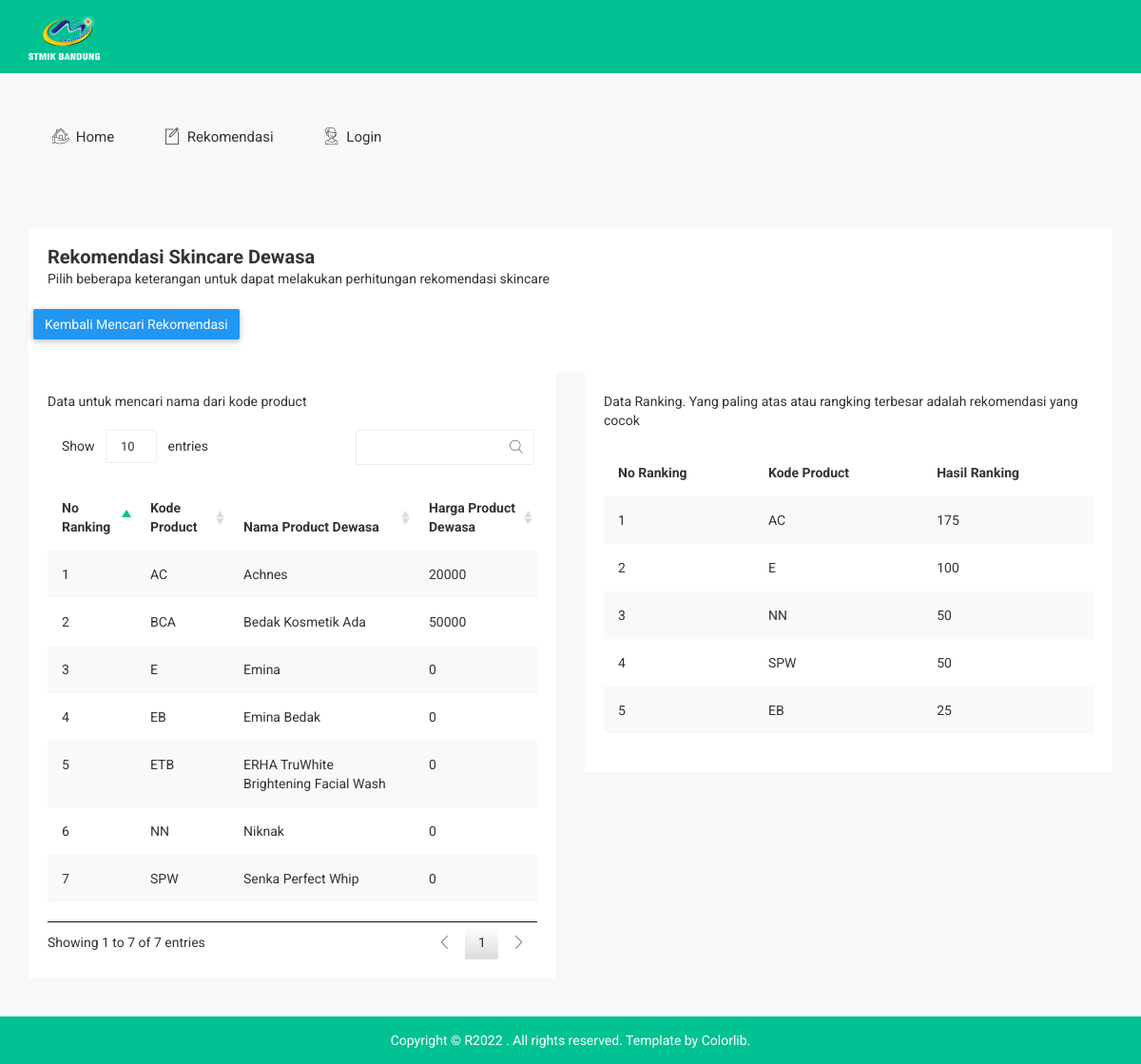
/index.php/page/hasil, run on the app's committed database.
### tables this page shows
CREATE TABLE `product` (
  `kode_product` varchar(255) NOT NULL,
  `nama_product` varchar(255) NOT NULL,
  `harga` float NOT NULL,
  `kode_jenis` varchar(255) NOT NULL
);

### application/controllers/Page.php (called while the page is built, shortened)
<?php
class Page extends CI_Controller
{
	public function __construct()
	{
		$this->load->helper('form');
		$this->load->library('form_validation');
		$this->load->library('upload');
		$this->load->helper('url_helper');
		$this->load->helper('text');
		$this->load->helper('date');
		$this->load->library('pagination');
		$this->load->model('M_login');
		$this->load->model('M_admin');
		$this->load->model('M_page');
	}
	public function hasil()
	{
		$this->load->view('page/header');
		$this->load->view('page/hasil');
		$this->load->view('page/footer');
	}
}

### index.php (called while the page is built, shortened)
<?php
require_once BASEPATH.'core/CodeIgniter.php';

### application/models/M_page.php (called while the page is built, shortened)
<?php
class M_page extends CI_Model
{
    function kd_product()
    {
        $this->db->distinct();
        $this->db->select('kode_product, tampung_ranking');
        $this->db->from('bobot');
        $this->db->order_by('tampung_ranking', 'desc');
        $this->db->limit(5);
        $query = $this->db->get();
        return $query;
    }
    function get_all_product()
    {
        $this->db->select('*');
        $this->db->from('product');
        $query = $this->db->get();
        return $query;
    }
}

### application/views/page/hasil.php (the view, shortened to what this page needs)
<div class="breadcomb-area">
	<div class="container">
		<div class="row">
			<div class="col-lg-12 col-md-12 col-sm-12 col-xs-12">
				<div class="form-example-wrap mg-t-30">
					<div class="cmp-tb-hd cmp-int-hd">
						<h2>Rekomendasi Skincare Dewasa</h2>
						<p>Pilih beberapa keterangan untuk dapat melakukan perhitungan rekomendasi skincare</p>
					</div>
					<div class="form-example-int form-horizental mg-t-2">
						<div class="form-group">
							<div class="row">
								<a href="<?php echo base_url('rekomendasi') ?>" class="btn btn-primary notika-btn-primary">Kembali Mencari Rekomendasi </a>
							</div>
						</div>
					</div>
				</div>
			</div>
		</div>
		<div class="row">
			<div class="col-lg-6 col-md-6 col-sm-6 col-xs-6">
				<div class="data-table-list">
					<div class="basic-tb-hd">
						Data untuk mencari nama dari kode product
					</div>
					<div class="table-responsive">
						<table id="data-table-basic" class="table table-striped">
							<thead>
								<tr>
									<th>No Ranking</th>
									<th>Kode Product</th>
									<th>Nama Product Dewasa</th>
									<th>Harga Product Dewasa</th>
								</tr>
							</thead>
							<tbody>
								<?php
								$data_pro = $this->M_page->get_all_product()->result();
								$no = 1;
								foreach ($data_pro as $data) {
								?>
									<tr>
										<td><?= $no++ ?></td>
										<td><?= $data->kode_product ?></td>
										<td><?= $data->nama_product ?></td>
										<td><?= $data->harga ?></td>
									</tr>
								<?php
								} ?>
							</tbody>
						</table>
					</div>
				</div>
			</div>
			<div class="col-lg-6 col-md-6 col-sm-6 col-xs-6">
				<div class="data-table-list">
					<div class="basic-tb-hd">
						Data Ranking. Yang paling atas atau rangking terbesar adalah rekomendasi yang cocok
					</div>
					<div class="table-responsive">
						<table id="data-table-basic" class="table table-striped">
							<thead>
								<tr>
									<th>No Ranking</th>
									<th>Kode Product</th>
									<th>Hasil Ranking</th>
								</tr>
							</thead>
							<tbody>
								<?php
								$ranking = $this->M_page->kd_product()->result();
								$no = 1;
								foreach ($ranking as $data) {
								?>
									<tr>
										<td><?= $no++ ?></td>
										<td><?= $data->kode_product ?></td>
										<td><?= $data->tampung_ranking ?></td>
									</tr>
								<?php
								} ?>
							</tbody>
						</table>
					</div>
				</div>
			</div>
		</div>
	</div>
</div>

### application/views/page/header.php (shortened to what this page needs)
<!doctype html>
<html class="no-js" lang="">
<head>
    <link rel="stylesheet" href="<?= base_url() ?>assets/css/bootstrap.min.css">
    <link rel="stylesheet" href="<?= base_url() ?>assets/css/font-awesome.min.css">
    <link rel="stylesheet" href="<?= base_url() ?>assets/css/owl.carousel.css">
    <link rel="stylesheet" href="<?= base_url() ?>assets/css/owl.theme.css">
    <link rel="stylesheet" href="<?= base_url() ?>assets/css/owl.transitions.css">
    <link rel="stylesheet" href="<?= base_url() ?>assets/css/meanmenu/meanmenu.min.css">
    <link rel="stylesheet" href="<?= base_url() ?>assets/css/animate.css">
    <link rel="stylesheet" href="<?= base_url() ?>assets/css/normalize.css">
    <link rel="stylesheet" href="<?= base_url() ?>assets/css/scrollbar/jquery.mCustomScrollbar.min.css">
    <link rel="stylesheet" href="<?= base_url() ?>assets/css/jvectormap/jquery-jvectormap-2.0.3.css">
    <link rel="stylesheet" href="<?= base_url() ?>assets/css/notika-custom-icon.css">
    <link rel="stylesheet" href="<?= base_url() ?>assets/css/wave/waves.min.css">
    <link rel="stylesheet" href="<?= base_url() ?>assets/css/wave/button.css">
    <link rel="stylesheet" href="<?= base_url() ?>assets/css/main.css">
    <link rel="stylesheet" href="<?= base_url() ?>assets/style.css">
    <link rel="stylesheet" href="<?= base_url() ?>assets/css/responsive.css">
    <link rel="stylesheet" href="<?= base_url() ?>assets/css/dialog/sweetalert2.min.css">
    <link rel="stylesheet" href="<?= base_url() ?>assets/css/dialog/dialog.css">
    <link rel="stylesheet" href="<?= base_url() ?>assets/css/jquery.dataTables.min.css">
    <link rel="stylesheet" href="<?= base_url() ?>assets/css/summernote/summernote.css">
    <link rel="stylesheet" href="<?= base_url() ?>assets/css/bootstrap-select/bootstrap-select.css">
    <link rel="stylesheet" href="<?= base_url() ?>assets/css/datapicker/datepicker3.css">
    <link rel="stylesheet" href="<?= base_url() ?>assets/css/color-picker/farbtastic.css">
    <link rel="stylesheet" href="<?= base_url() ?>assets/css/chosen/chosen.css">
    <link rel="stylesheet" href="<?= base_url() ?>assets/css/notification/notification.css">
    <link rel="stylesheet" href="<?= base_url() ?>assets/css/dropzone/dropzone.css">
</head>
<body>
    <div class="header-top-area">
        <div class="container">
            <div class="row">
                <div class="col-lg-4 col-md-4 col-sm-12 col-xs-12">
                    <div class="logo-area">
                        <a href="#"><img src="<?= base_url() ?>assets/img/stmik.png" height="75" width="75" alt="" /></a>
                    </div>
                </div>
            </div>
        </div>
    </div>
    <div class="main-menu-area mg-tb-40">
        <div class="container">
            <div class="row">
                <div class="col-lg-12 col-md-12 col-sm-12 col-xs-12">
                    <ul class="nav nav-tabs notika-menu-wrap menu-it-icon-pro">
                        <li><a href=" <?= base_url() ?>home"><i class="notika-icon notika-house"></i> Home</a>
                        </li>
                        <li><a data-toggle="tab" href="#Rekomen"><i class="notika-icon notika-edit"></i> Rekomendasi</a>
                        </li>
                        <li><a href="<?= base_url() ?>login"><i class="notika-icon notika-support"></i> Login</a>
                        </li>
                    </ul>
                </div>
            </div>
        </div>
    </div>

### application/views/page/footer.php (shortened to what this page needs)
<div class="footer-copyright-area">
    <div class="container">
        <div class="row">
            <div class="col-lg-12 col-md-12 col-sm-12 col-xs-12">
                <div class="footer-copy-right">
                    <p>Copyright © R2022
                        . All rights reserved. Template by <a href="https://colorlib.com">Colorlib</a>.</p>
                </div>
            </div>
        </div>
    </div>
</div>
</body>
</html>

### assets/css/wave/button.css (style rules this page uses)
.btn-default.notika-btn-default, .btn-info.notika-btn-info, .btn-primary.notika-btn-primary, .btn-success.notika-btn-success, .btn-warning.notika-btn-warning, .btn-danger.notika-btn-danger { box-shadow: 0 2px 5px rgba(0,0,0,.16), 0 2px 10px rgba(0,0,0,.12); border:none; outline:none !important; border-radius:2px; font-size:14px; }
.btn-primary.notika-btn-primary, .btn-primary.notika-gp-primary, .btn-primary.primary-icon-notika { background-color: #2196F3; }

### assets/css/main.css (style rules this page uses)
html { color: #222; font-size: 1em; line-height: 1.4; }
audio, canvas, iframe, img, svg, video { vertical-align: middle; }

### data on the page
product: kode_product "AC", nama_product "Achnes", harga "20000"
product: kode_product "BCA", nama_product "Bedak Kosmetik Ada", harga "50000"
product: kode_product "E", nama_product "Emina", harga "0"
product: kode_product "EB", nama_product "Emina Bedak", harga "0"
product: kode_product "ETB", nama_product "ERHA TruWhite Brightening Facial Wash", harga "0"
product: kode_product "NN", nama_product "Niknak", harga "0"
product: kode_product "SPW", nama_product "Senka Perfect Whip", harga "0"

### other printed values
$data->kode_product "AC"
$data->tampung_ranking "175"
$data->kode_product "E"
$data->tampung_ranking "100"
$data->kode_product "NN"
$data->tampung_ranking "50"
$data->kode_product "SPW"
$data->kode_product "EB"
$data->tampung_ranking "25"
